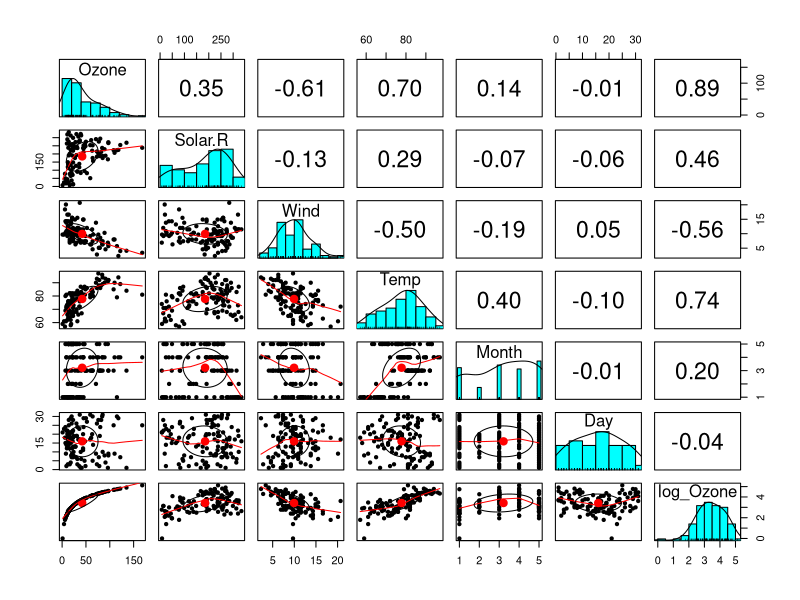
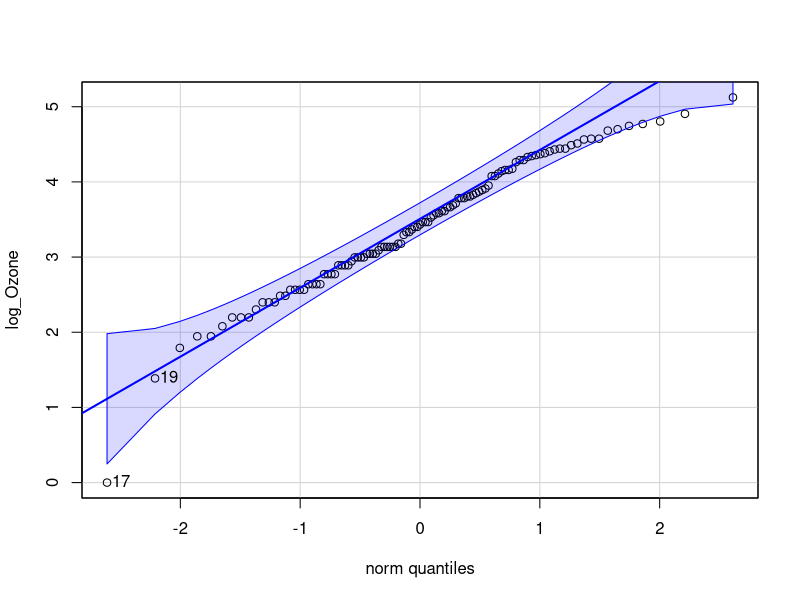
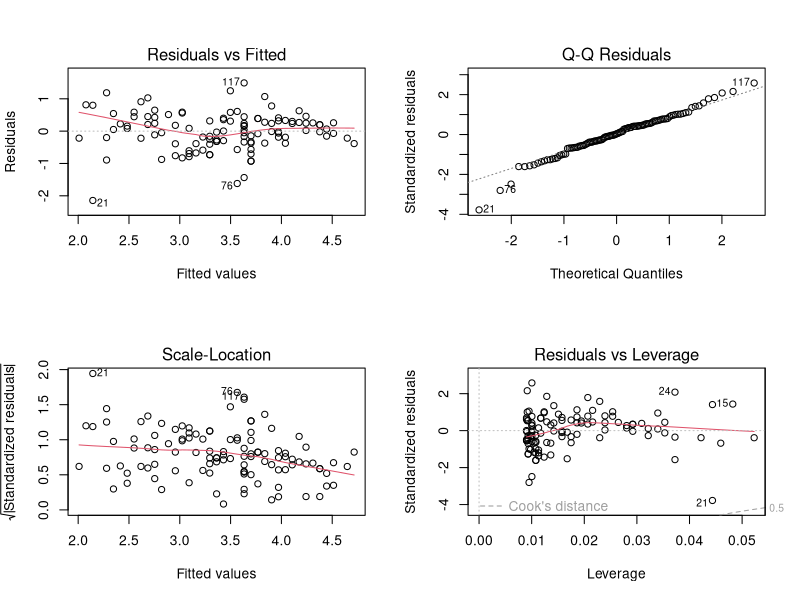
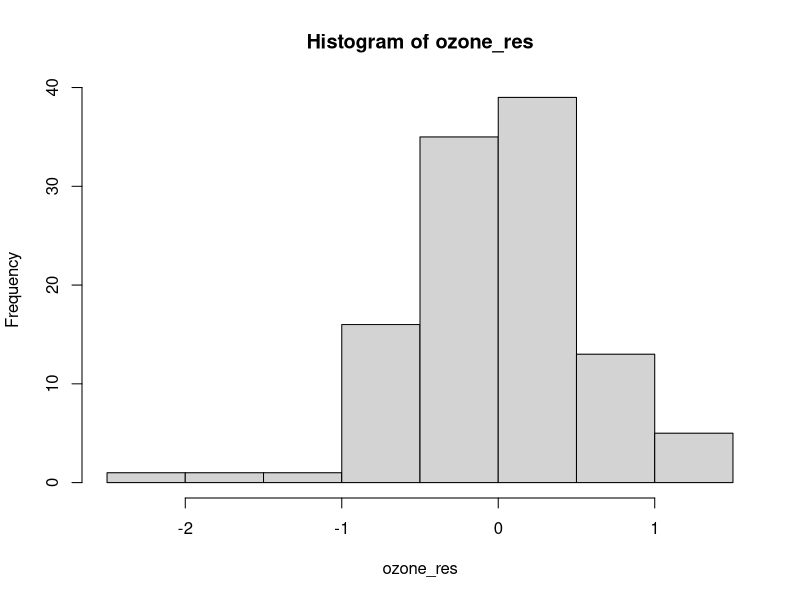
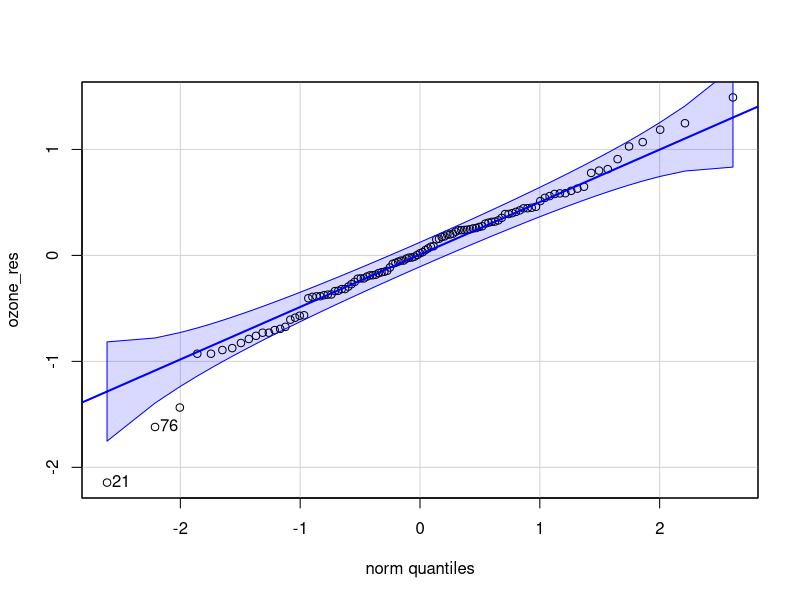
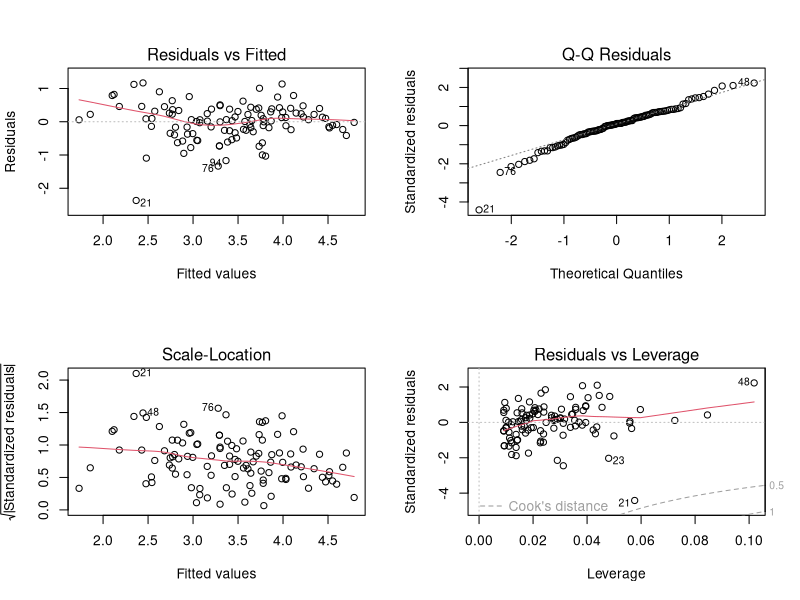
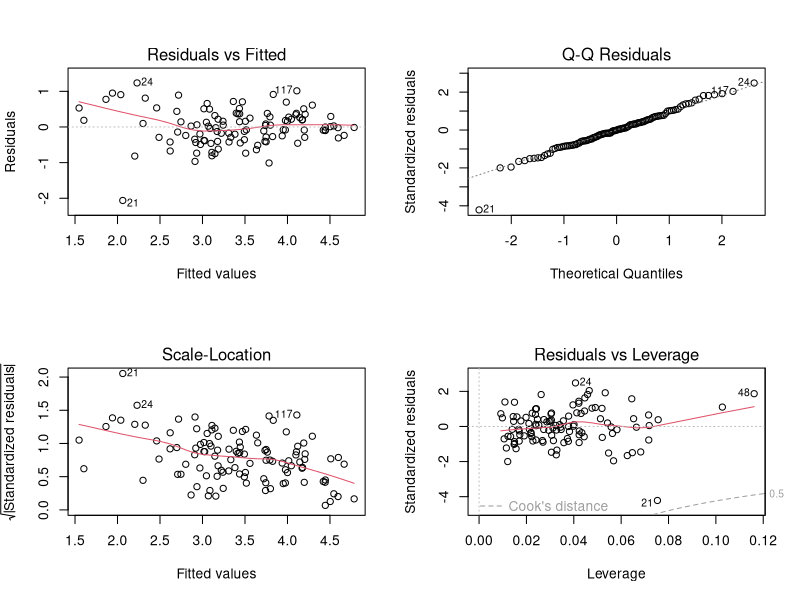
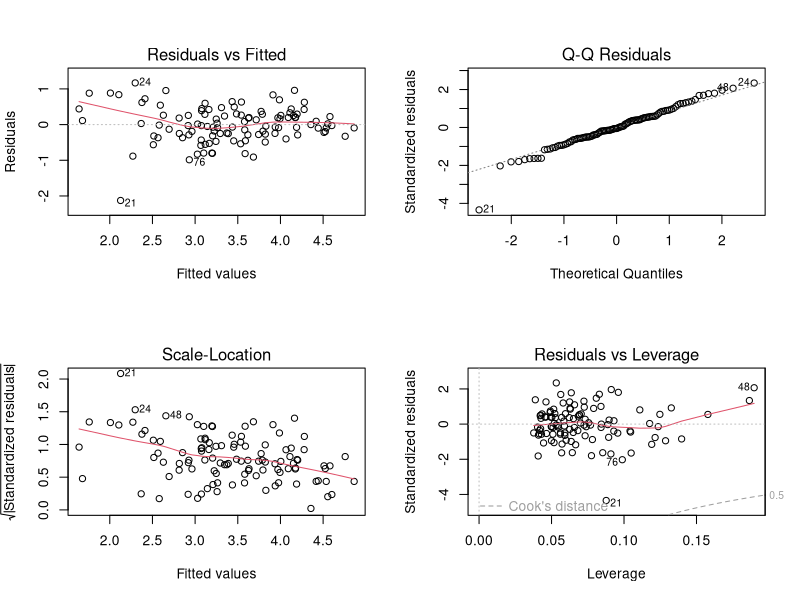

Reproduce these figures in R, in order.
## ---- chunk 1
knitr::opts_chunk$set(echo = TRUE)
library(dplyr)
library(tidyverse)
library(psych)
library(readr)
library(car)
library(ggplot2)
library(knitr)
library(nlme)
## ---- chunk 2
# loading in airquality data from R database
airqual <- airquality
str(airqual) # 6 variables, 153 obsevations

# cleaning up data
airqual$Month <- as.factor(airqual$Month)
airqual$Day <- as.factor(airqual$Day)
airqual_sub <- na.omit(airqual)

## ---- chunk 3
# visualizing data
#pairs.panels(airqual, lm = TRUE, cor = T)

# checking normality of solar radiation data
with(airqual, shapiro.test(Solar.R))

# transforming Ozone data
airqual_sub$log_Ozone <- log(airqual_sub$Ozone)
pairs.panels(airqual_sub)
with(airqual_sub, qqPlot(log_Ozone))
with(airqual_sub, shapiro.test(log_Ozone))

## ---- chunk 4
# single variable linear model with temperature
fit_1var <- lm(log_Ozone ~ Temp, data = airqual_sub)
par(mfrow = c(2,2))
plot(fit_1var)

# checking temp residuals
ozone_res = fit_1var$residuals
par(mfrow = c(1,1))
hist(ozone_res)
qqPlot(ozone_res)
shapiro.test(ozone_res)
## ---- chunk 5
# multiple variable linear model (temp, wind)
fit_2var <- lm(log_Ozone ~ Temp + Wind, data = airqual_sub)
par(mfrow = c(2,2))
plot(fit_2var)
## ---- chunk 6
# multiple variable linear model (temp, wind, solar radiation)
fit_3var <- lm(log_Ozone ~ Temp + Wind + Solar.R, data = airqual_sub)
par(mfrow = c(2,2))
plot(fit_3var)
## ---- chunk 7
# multiple variable linear model (temp, wind, solar.R, Month)
fit_4var <- lm(log_Ozone ~ Temp + Wind + Solar.R + Month,
               data = airqual_sub)
par(mfrow = c(2,2))
plot(fit_4var)
## ---- chunk 8
# multiple variable linear model with all variables
fit_full <- lm(log_Ozone ~ Temp + Wind + Solar.R +
                 Month + Day, data = airqual_sub)
par(mfrow = c(2,2))
plot(fit_full)
## ---- chunk 9
#AIC of each model
result <- AIC(fit_1var, fit_2var, fit_3var, fit_4var, fit_full)

# adding other metrics to table
models <- list(fit_1var, fit_2var, fit_3var, fit_4var, fit_full)
result$BIC <- sapply(models, BIC)

model_summary <- lapply(models, summary)

# loop for extracting R^2 and adj R^2 value for each model
for(i in 1:length(models)){
  result$rsq[i] <- model_summary[[i]]$r.squared
  result$adj_rsq[i] <- model_summary[[i]]$adj.r.squared
}

kable(result, digits = 2, align = "c")
## ---- chunk 10
# separating data into training set and test set
splitter <- sample(1:nrow(airqual_sub), 15, replace = F)
airsub_train <- airqual_sub[-splitter,]
airsub_test <- airqual_sub[splitter,]

# fitting final model
fit_3var_split <- lm(log_Ozone ~ Temp + Wind + Solar.R, data = airsub_train)

# predicted values for test data
prediction <- predict(fit_3var_split, airsub_test)

# plotting test data values
plot(airsub_test$log_Ozone, pch = 1)
# plotting model predictions
points(prediction, pch = 20, col = "red")

# checking residuals for fit_3var
fit_3var_res = fit_3var$residuals
hist(fit_3var_res)
qqPlot(fit_3var_res)
shapiro.test(fit_3var_res)
